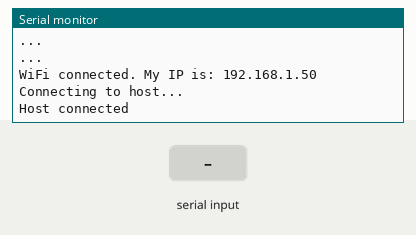
This sketch was run on a simulated ESP8266 (NodeMCU). On the bench: the last lines printed to the serial monitor. The test bench sets the inputs (shaded band). WiFi joins after 1.5 s; servers stay silent unless stated.

Above: at 2.9 s.
3.0 s: "1" received over Serial
At 4.8 s:
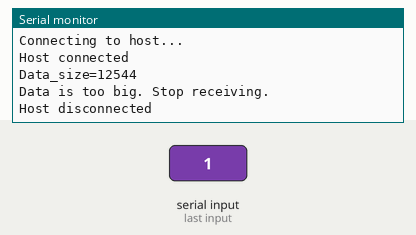
5.5 s: "0" received over Serial
At 6.9 s:
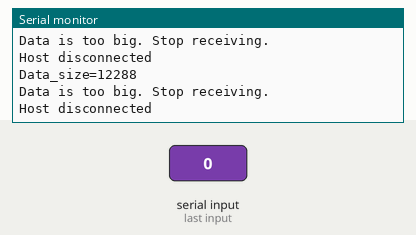
7.0 s: "2" received over Serial
At 9.0 s:
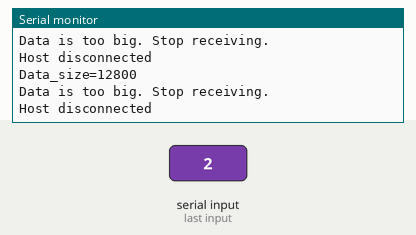

Measured:
- after the input at 3.0 s, the serial monitor: prints a new line after 1.0 s (image 1)
- after the input at 5.5 s, the serial monitor: prints a new line after 1.0 s (image 2)
- after the input at 7.0 s, the serial monitor: prints a new line after 1.0 s (image 3)

The sketch:

ece544_fpga_nodemcu.ino
```cpp
/*
 * [Intro]
 *
 * ECE544 - Project POV
 * Thong Doan & Abhiraj Eksambekar
 * ==================================================
 * [Descriptions]
 *
 * This application runs on the FPGA's NodeMCU, acts
 * as the client connects to the POV's NodeMCU
 *
 */

// ****************************************************************************************************
// LIBRARIES
// ****************************************************************************************************

#include <ESP8266WiFi.h>

// ****************************************************************************************************
// DEFINES
// ****************************************************************************************************

#define UART_BUFF_RECEIVE_MAX  2048   // max size of the receive buffer

// ****************************************************************************************************
// STRUCTS
// ****************************************************************************************************

// struct for a POV message
typedef struct {
  int length;                         // length of the message
  char msg[UART_BUFF_RECEIVE_MAX];    // the message
} pov_msg_t;

// ****************************************************************************************************
// GLOBAL VARIABLES
// ****************************************************************************************************

// WIFI
const char* ssid = "Abhiraj";         // SSID
const char* password = "ldragneel";   // Wifi password
const char* host = "192.168.43.63";   // IP of POV display
const int   port = 80;                // port of the host
WiFiClient client;                    // the client (this device) to send/receive data

// POV message
pov_msg_t pov_msg;                    // the exchange message

// ****************************************************************************************************
// FUNCTIONS
// ****************************************************************************************************

/*
 * Setup the hardware
 */
void setup() {

  // setup Serial
  Serial.println("Setup serial...");
  Serial.setTimeout(1000);
  Serial.begin(115200);

  // setup Wifi
  Serial.println("Setup WiFi...");
  WiFi.begin(ssid, password);
  while (WiFi.status() != WL_CONNECTED) {
    delay(500);
    Serial.println("...");
  }
  Serial.print("WiFi connected. My IP is: ");
  Serial.println(WiFi.localIP());

  // connect to host
  Serial.println("Connecting to host...");
  while (!client.connect(host, port)) {
    delay(500);
  }
  Serial.println("Host connected");
}

/*
 * Main loop
 */
void loop(){

  // polling for data from FPGA
  if(Serial.available()>0) {

    // receive data
    pov_msg_receive(&pov_msg);

    // check connection to host
    if (!client.connected()){
      Serial.println("Host disconnected");
      return;
    }

    // send data to host
    Serial.println("Send data to host...");
    client.write( (char)((pov_msg.length >> 8) & 0x00FF) );
    client.write( (char)((pov_msg.length     ) & 0x00FF) );
    delay(5);
    client.write(pov_msg.msg, pov_msg.length);
    Serial.println("Data sent to host");
  }

}

/*
 * Receive a POV message
 */
void pov_msg_receive(pov_msg_t* p_msg){

  // declarations
  int n_bytes_received;

  // receive & construct data size
  n_bytes_received = Serial.readBytes(p_msg->msg, 2);
  p_msg->length = 0 | (p_msg->msg[0] << 8);
  p_msg->length = p_msg->length | p_msg->msg[1];
  Serial.println("Data_size=" + String(p_msg->length));

  // do nothing if data is too big for the buffer
  if (p_msg->length > UART_BUFF_RECEIVE_MAX){
    Serial.println("Data is too big. Stop receiving.\n");
    return;
  }

  // receive data
  n_bytes_received = Serial.readBytes(p_msg->msg, p_msg->length);

//  // end string & print
//  p_msg->msg[p_msg->length] = 0;
//  Serial.println("Data=[" + String(p_msg->msg) + "]");
}

/*
 * Check if the two given POV messages are equal
 */
bool pov_msg_equal(pov_msg_t* p_msg_1, pov_msg_t* p_msg_2){

  // compare length
  if (p_msg_1->length != p_msg_2->length){
    return true;
  }

  // compare contents
  for (int i=0; i<p_msg_1->length; i++){
    if (p_msg_1->msg[i] != p_msg_2->msg[i]){
      return true;
    }
  }

  return false;
}
```
